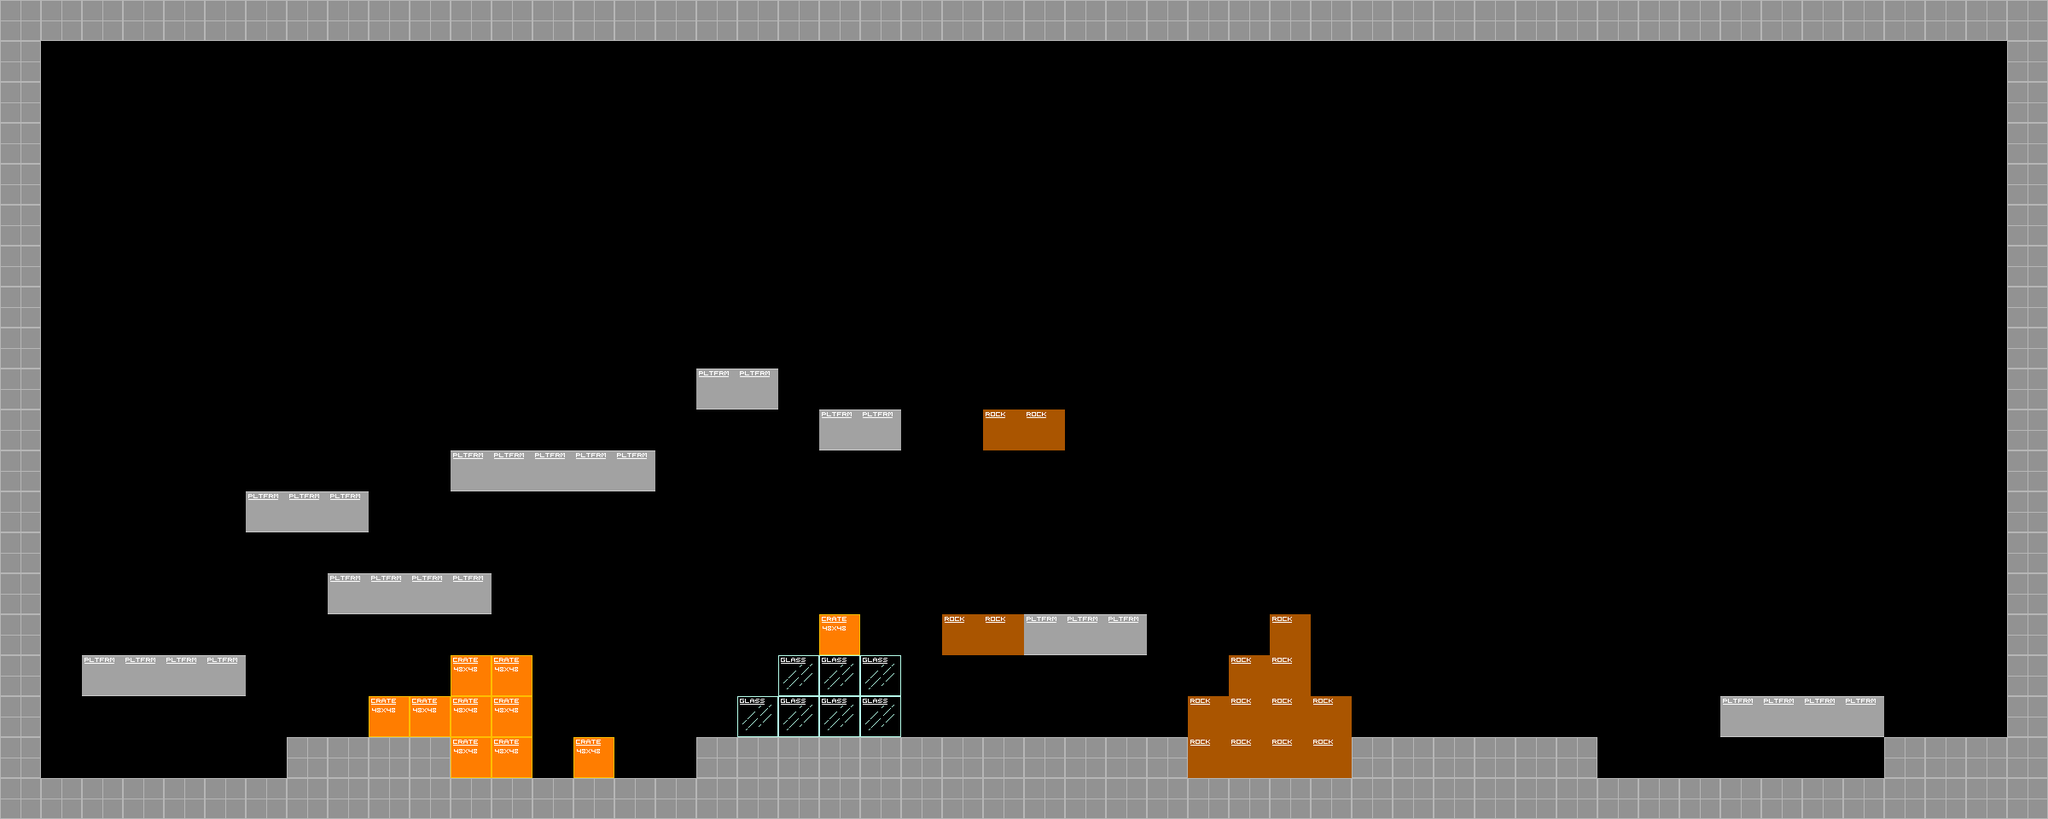

A level layout from a 2D game, rendered from its tile map. Below: a short description, then the map file with tile-grid data replaced by summaries:
An orthogonal 50x20 tile map with 48x48 px tiles, 1 tile layer (Tile Layer 1).

<map version="1.0" orientation="orthogonal" width="50" height="20" tilewidth="48" tileheight="48">
 <tileset firstgid="1" name="level" tilewidth="48" tileheight="48">
  <image source="mytiles.png" width="240" height="48" />
 </tileset>
 <layer name="Tile Layer 1" width="50" height="20">
  <data>[1000 cells, 220 non-empty, 5 distinct tile ids]</data>
 </layer>
</map>